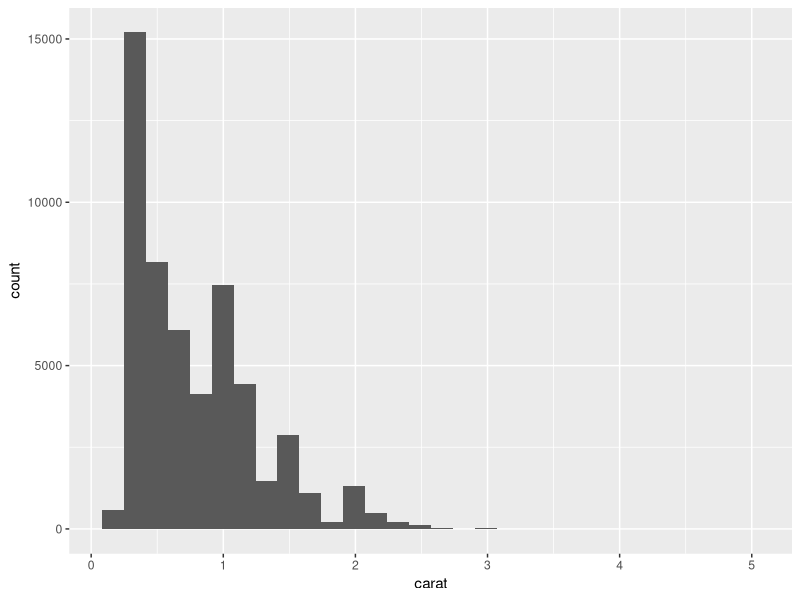
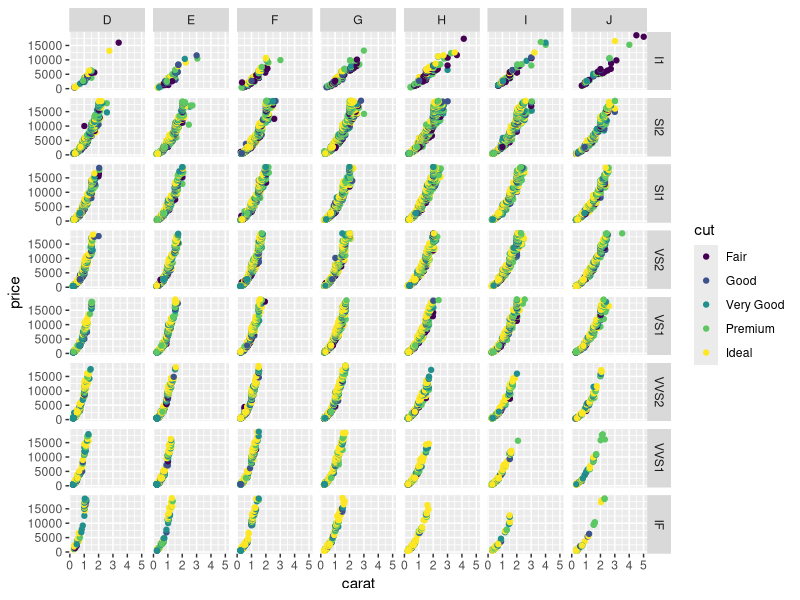

The R source for these figures, in order:
## ---- chunk 1
library(ggplot2)
## ---- chunk 2
head(diamonds)
## ---- chunk 3
ggplot(data = diamonds) + geom_histogram(aes(x = carat))
## ---- chunk 4
ggplot(data = diamonds, aes(x = carat, y = price)) + 
    geom_point(aes(color = cut)) + facet_grid(clarity~color)
